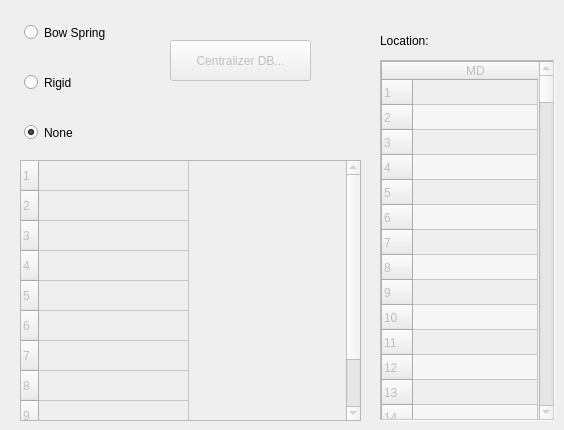
         <widget class="QWidget" name="tab_B">
          <attribute name="title">
           <string>B</string>
          </attribute>
          <widget class="QTableWidget" name="s3CentralizerLocation_tableWidget_B">
           <property name="enabled">
            <bool>false</bool>
           </property>
           <property name="geometry">
            <rect>
             <x>380</x>
             <y>60</y>
             <width>175</width>
             <height>361</height>
            </rect>
           </property>
           <property name="font">
            <font>
             <pointsize>9</pointsize>
            </font>
           </property>
           <property name="styleSheet">
            <string notr="true"/>
           </property>
           <property name="frameShape">
            <enum>QFrame::WinPanel</enum>
           </property>
           <property name="alternatingRowColors">
            <bool>true</bool>
           </property>
           <property name="rowCount">
            <number>1000</number>
           </property>
           <attribute name="horizontalHeaderDefaultSectionSize">
            <number>125</number>
           </attribute>
           <attribute name="verticalHeaderDefaultSectionSize">
            <number>25</number>
           </attribute>
           <row/>
           <row/>
           <row/>
           <row/>
           <row/>
           <row/>
           <row/>
           <row/>
           <row/>
           <row/>
           <row/>
           <row/>
           <row/>
           <row/>
           <row/>
           <row/>
           <row/>
           <row/>
           <row/>
           <row/>
           <row/>
           <row/>
           <row/>
           <row/>
           <row/>
           <row/>
           <row/>
           <row/>
           <row/>
           <row/>
           <row/>
           <row/>
           <row/>
           <row/>
           <row/>
           <row/>
           <row/>
           <row/>
           <row/>
           <row/>
           <row/>
           <row/>
           <row/>
           <row/>
           <row/>
           <row/>
           <row/>
           <row/>
           <row/>
           <row/>
           <row/>
           <row/>
           <row/>
           <row/>
           <row/>
           <row/>
           <row/>
           <row/>
           <row/>
           <row/>
           <row/>
           <row/>
           <row/>
           <row/>
           <row/>
           <row/>
           <row/>
           <row/>
           <row/>
           <row/>
           <row/>
           <row/>
           <row/>
           <row/>
           <row/>
           <row/>
           <row/>
           <row/>
           <row/>
           <row/>
           <row/>
           <row/>
           <row/>
           <row/>
           <row/>
           <row/>
           <row/>
           <row/>
           <row/>
           <row/>
           <row/>
           <row/>
           <row/>
           <row/>
           <row/>
           <row/>
           <row/>
           <row/>
           <row/>
           <row/>
           <row/>
           <row/>
           <row/>
           <row/>
           <row/>
           <row/>
           <row/>
           <row/>
           <row/>
           <row/>
           <row/>
           <row/>
           <row/>
           <row/>
           <row/>
           <row/>
           <row/>
           <row/>
           <row/>
           <row/>
           <row/>
           <row/>
           <row/>
           <row/>
           <row/>
           <row/>
           <row/>
           <row/>
           <row/>
           <row/>
           <row/>
           <row/>
           <row/>
           <row/>
           <row/>
           <row/>
           <row/>
           <row/>
           <row/>
           <row/>
           <row/>
           <row/>
           <row/>
           <row/>
           <row/>
           <row/>
           <row/>
           <row/>
           <row/>
           <row/>
           <row/>
           <row/>
           <row/>
           <row/>
           <row/>
           <row/>
           <row/>
           <row/>
           <row/>
           <row/>
           <row/>
           <row/>
           <row/>
           <row/>
           <row/>
           <row/>
           <row/>
           <row/>
           <row/>
           <row/>
           <row/>
           <row/>
           <row/>
           <row/>
           <row/>
           <row/>
           <row/>
           <row/>
           <row/>
           <row/>
           <row/>
           <row/>
           <row/>
           <row/>
           <row/>
           <row/>
           <row/>
           <row/>
           <row/>
           <row/>
           <row/>
           <row/>
           <row/>
           <row/>
           <row/>
           <row/>
           <row/>
           <row/>
           <row/>
           <row/>
           <row/>
           <row/>
           <row/>
           <row/>
           <row/>
           <row/>
           <row/>
           <row/>
           <row/>
           <row/>
           <row/>
           <row/>
           <row/>
           <row/>
           <row/>
           <row/>
           <row/>
           <row/>
           <row/>
           <row/>
           <row/>
           <row/>
           <row/>
           <row/>
           <row/>
           <row/>
           <row/>
           <row/>
           <row/>
           <row/>
           <row/>
           <row/>
           <row/>
           <row/>
           <row/>
           <row/>
           <row/>
           <row/>
           <row/>
           <row/>
           <row/>
           <row/>
           <row/>
           <row/>
           <row/>
           <row/>
           <row/>
           <row/>
           <row/>
           <row/>
           <row/>
           <row/>
           <row/>
           <row/>
           <row/>
           <row/>
           <row/>
           <row/>
           <row/>
           <row/>
           <row/>
           <row/>
           <row/>
           <row/>
           <row/>
           <row/>
           <row/>
           <row/>
           <row/>
           <row/>
           <row/>
           <row/>
           <row/>
           <row/>
           <row/>
           <row/>
           <row/>
           <row/>
           <row/>
           <row/>
           <row/>
           <row/>
           <row/>
           <row/>
           <row/>
           <row/>
           <row/>
           <row/>
           <row/>
           <row/>
           <row/>
           <row/>
           <row/>
           <row/>
           <row/>
           <row/>
           <row/>
           <row/>
           <row/>
           <row/>
           <row/>
           <row/>
           <row/>
           <row/>
           <row/>
           <row/>
           <row/>
           <row/>
           <row/>
           <row/>
           <row/>
           <row/>
           <row/>
           <row/>
           <row/>
           <row/>
           <row/>
           <row/>
           <row/>
           <row/>
           <row/>
           <row/>
           <row/>
           <row/>
           <row/>
           <row/>
           <row/>
           <row/>
           <row/>
           <row/>
           <row/>
           <row/>
           <row/>
           <row/>
           <row/>
           <row/>
           <row/>
           <row/>
           <row/>
           <row/>
           <row/>
           <row/>
           <row/>
           <row/>
           <row/>
           <row/>
           <row/>
           <row/>
           <row/>
           <row/>
           <row/>
           <row/>
           <row/>
           <row/>
           <row/>
           <row/>
           <row/>
           <row/>
           <row/>
           <row/>
           <row/>
           <row/>
           <row/>
           <row/>
           <row/>
           <row/>
           <row/>
           <row/>
           <row/>
           <row/>
           <row/>
           <row/>
           <row/>
           <row/>
           <row/>
           <row/>
           <row/>
           <row/>
           <row/>
           <row/>
           <row/>
           <row/>
           <row/>
           <row/>
           <row/>
           <row/>
           <row/>
           <row/>
           <row/>
           <row/>
           <row/>
           <row/>
           <row/>
           <row/>
           <row/>
           <row/>
           <row/>
           <row/>
           <row/>
           <row/>
           <row/>
           <row/>
           <row/>
           <row/>
           <row/>
           <row/>
           <row/>
           <row/>
           <row/>
           <row/>
           <row/>
           <row/>
           <row/>
           <row/>
           <row/>
           <row/>
           <row/>
           <row/>
           <row/>
           <row/>
           <row/>
           <row/>
           <row/>
           <row/>
           <row/>
           <row/>
           <row/>
           <row/>
           <row/>
           <row/>
           <row/>
           <row/>
           <row/>
           <row/>
           <row/>
           <row/>
           <row/>
           <row/>
           <row/>
           <row/>
           <row/>
           <row/>
           <row/>
           <row/>
           <row/>
           <row/>
           <row/>
           <row/>
           <row/>
           <row/>
           <row/>
           <row/>
           <row/>
           <row/>
           <row/>
           <row/>
           <row/>
           <row/>
           <row/>
           <row/>
           <row/>
           <row/>
           <row/>
           <row/>
           <row/>
           <row/>
           <row/>
           <row/>
           <row/>
           <row/>
           <row/>
           <row/>
           <row/>
           <row/>
           <row/>
           <row/>
           <row/>
           <row/>
           <row/>
           <row/>
           <row/>
           <row/>
           <row/>
           <row/>
           <row/>
           <row/>
           <row/>
           <row/>
           <row/>
           <row/>
           <row/>
           <row/>
           <row/>
           <row/>
           <row/>
           <row/>
           <row/>
           <row/>
           <row/>
           <row/>
           <row/>
           <row/>
           <row/>
           <row/>
           <row/>
           <row/>
           <row/>
           <row/>
           <row/>
           <row/>
           <row/>
           <row/>
           <row/>
           <row/>
           <row/>
           <row/>
           <row/>
           <row/>
           <row/>
           <row/>
           <row/>
           <row/>
           <row/>
           <row/>
           <row/>
           <row/>
           <row/>
           <row/>
           <row/>
           <row/>
           <row/>
           <row/>
           <row/>
           <row/>
           <row/>
           <row/>
           <row/>
           <row/>
           <row/>
           <row/>
           <row/>
           <row/>
           <row/>
           <row/>
           <row/>
           <row/>
           <row/>
           <row/>
           <row/>
           <row/>
           <row/>
           <row/>
           <row/>
           <row/>
           <row/>
           <row/>
           <row/>
           <row/>
           <row/>
           <row/>
           <row/>
           <row/>
           <row/>
           <row/>
           <row/>
           <row/>
           <row/>
           <row/>
           <row/>
           <row/>
           <row/>
           <row/>
           <row/>
           <row/>
           <row/>
           <row/>
           <row/>
           <row/>
           <row/>
           <row/>
           <row/>
           <row/>
           <row/>
           <row/>
           <row/>
           <row/>
           <row/>
           <row/>
           <row/>
           <row/>
           <row/>
           <row/>
           <row/>
           <row/>
           <row/>
           <row/>
           <row/>
           <row/>
           <row/>
           <row/>
           <row/>
           <row/>
           <row/>
           <row/>
           <row/>
           <row/>
           <row/>
           <row/>
           <row/>
           <row/>
           <row/>
           <row/>
           <row/>
           <row/>
           <row/>
           <row/>
           <row/>
           <row/>
           <row/>
           <row/>
           <row/>
           <row/>
           <row/>
           <row/>
           <row/>
           <row/>
           <row/>
           <row/>
           <row/>
           <row/>
           <row/>
           <row/>
           <row/>
           <row/>
           <row/>
           <row/>
           <row/>
           <row/>
           <row/>
           <row/>
           <row/>
           <row/>
           <row/>
           <row/>
           <row/>
           <row/>
           <row/>
           <row/>
           <row/>
           <row/>
           <row/>
           <row/>
           <row/>
           <row/>
           <row/>
           <row/>
           <row/>
           <row/>
           <row/>
           <row/>
           <row/>
           <row/>
           <row/>
           <row/>
           <row/>
           <row/>
           <row/>
           <row/>
           <row/>
           <row/>
           <row/>
           <row/>
           <row/>
           <row/>
           <row/>
           <row/>
           <row/>
           <row/>
           <row/>
           <row/>
           <row/>
           <row/>
           <row/>
           <row/>
           <row/>
           <row/>
           <row/>
           <row/>
           <row/>
           <row/>
           <row/>
           <row/>
           <row/>
           <row/>
           <row/>
           <row/>
           <row/>
           <row/>
           <row/>
           <row/>
           <row/>
           <row/>
           <row/>
           <row/>
           <row/>
           <row/>
           <row/>
           <row/>
           <row/>
           <row/>
           <row/>
           <row/>
           <row/>
           <row/>
           <row/>
           <row/>
           <row/>
           <row/>
           <row/>
           <row/>
           <row/>
           <row/>
           <row/>
           <row/>
           <row/>
           <row/>
           <row/>
           <row/>
           <row/>
           <row/>
           <row/>
           <row/>
           <row/>
           <row/>
           <row/>
           <row/>
           <row/>
           <row/>
           <row/>
           <row/>
           <row/>
           <row/>
           <row/>
           <row/>
           <row/>
           <row/>
           <row/>
           <row/>
           <row/>
           <row/>
           <row/>
           <row/>
           <row/>
           <row/>
           <row/>
           <row/>
           <row/>
           <row/>
           <row/>
           <row/>
           <row/>
           <row/>
           <row/>
           <row/>
           <row/>
           <row/>
           <row/>
           <row/>
           <row/>
           <row/>
           <row/>
           <row/>
           <row/>
           <row/>
           <row/>
           <row/>
           <row/>
           <row/>
           <row/>
           <row/>
           <row/>
           <row/>
           <row/>
           <row/>
           <row/>
           <row/>
           <row/>
           <row/>
           <row/>
           <row/>
           <row/>
           <row/>
           <row/>
           <row/>
           <row/>
           <row/>
           <row/>
           <row/>
           <row/>
           <row/>
           <row/>
           <row/>
           <row/>
           <row/>
           <row/>
           <row/>
           <row/>
           <row/>
           <row/>
           <row/>
           <row/>
           <row/>
           <row/>
           <row/>
           <row/>
           <row/>
           <row/>
           <row/>
           <row/>
           <row/>
           <row/>
           <row/>
           <row/>
           <row/>
           <row/>
           <row/>
           <row/>
           <row/>
           <row/>
           <row/>
           <row/>
           <row/>
           <row/>
           <row/>
           <row/>
           <row/>
           <row/>
           <row/>
           <row/>
           <row/>
           <row/>
           <row/>
           <row/>
           <row/>
           <row/>
           <row/>
           <row/>
           <row/>
           <row/>
           <row/>
           <row/>
           <row/>
           <row/>
           <row/>
           <row/>
           <row/>
           <row/>
           <row/>
           <row/>
           <row/>
           <row/>
           <row/>
           <row/>
           <row/>
           <row/>
           <row/>
           <row/>
           <row/>
           <row/>
           <row/>
           <row/>
           <row/>
           <row/>
           <row/>
           <row/>
           <row/>
           <row/>
           <row/>
           <row/>
           <row/>
           <row/>
           <row/>
           <row/>
           <row/>
           <row/>
           <row/>
           <row/>
           <row/>
           <row/>
           <row/>
           <row/>
           <row/>
           <row/>
           <row/>
           <row/>
           <row/>
           <row/>
           <row/>
           <row/>
           <row/>
           <row/>
           <row/>
           <row/>
           <row/>
           <row/>
           <row/>
           <row/>
           <row/>
           <row/>
           <row/>
           <row/>
           <row/>
           <row/>
           <row/>
           <row/>
           <row/>
           <row/>
           <row/>
           <row/>
           <row/>
           <row/>
           <row/>
           <row/>
           <row/>
           <row/>
           <row/>
           <row/>
           <row/>
           <row/>
           <row/>
           <row/>
           <row/>
           <row/>
           <row/>
           <row/>
           <row/>
           <row/>
           <row/>
           <row/>
           <row/>
           <row/>
           <row/>
           <row/>
           <row/>
           <row/>
           <row/>
           <row/>
           <row/>
           <row/>
           <row/>
           <row/>
           <row/>
           <row/>
           <row/>
           <row/>
           <row/>
           <row/>
           <row/>
           <row/>
           <row/>
           <row/>
           <row/>
           <row/>
           <row/>
           <row/>
           <row/>
           <row/>
           <row/>
           <row/>
           <row/>
           <row/>
           <row/>
           <row/>
           <row/>
           <row/>
           <row/>
           <row/>
           <row/>
           <row/>
           <row/>
           <row/>
           <row/>
           <row/>
           <row/>
           <row/>
           <row/>
           <row/>
           <row/>
           <row/>
           <row/>
           <row/>
           <row/>
           <row/>
           <row/>
           <row/>
           <row/>
           <row/>
           <row/>
           <row/>
           <row/>
           <column>
            <property name="text">
             <string>MD</string>
            </property>
           </column>
          </widget>
          <widget class="QTableWidget" name="s3CentralizerRunningForce_tableWidget_B">
           <property name="enabled">
            <bool>false</bool>
           </property>
           <property name="geometry">
            <rect>
             <x>50</x>
             <y>210</y>
             <width>293</width>
             <height>158</height>
            </rect>
           </property>
           <property name="font">
            <font>
             <pointsize>9</pointsize>
            </font>
           </property>
           <property name="styleSheet">
            <string notr="true"/>
           </property>
           <property name="frameShape">
            <enum>QFrame::WinPanel</enum>
           </property>
           <property name="alternatingRowColors">
            <bool>true</bool>
           </property>
           <property name="rowCount">
            <number>10</number>
           </property>
           <attribute name="horizontalHeaderDefaultSectionSize">
            <number>120</number>
           </attribute>
           <attribute name="horizontalHeaderMinimumSectionSize">
            <number>100</number>
           </attribute>
           <attribute name="verticalHeaderDefaultSectionSize">
            <number>25</number>
           </attribute>
           <row/>
           <row/>
           <row/>
           <row/>
           <row/>
           <row/>
           <row/>
           <row/>
           <row/>
           <row/>
           <column>
            <property name="text">
             <string>Hole ID</string>
            </property>
           </column>
           <column>
            <property name="text">
             <string>Running F.</string>
            </property>
           </column>
          </widget>
          <widget class="QRadioButton" name="s3RigidCentralizer_radioButton_B">
           <property name="geometry">
            <rect>
             <x>24</x>
             <y>70</y>
             <width>64</width>
             <height>25</height>
            </rect>
           </property>
           <property name="text">
            <string>Rigid</string>
           </property>
          </widget>
          <widget class="QTableWidget" name="s3CentralizerProperties_tableWidget_B">
           <property name="enabled">
            <bool>false</bool>
           </property>
           <property name="geometry">
            <rect>
             <x>20</x>
             <y>160</y>
             <width>341</width>
             <height>261</height>
            </rect>
           </property>
           <property name="focusPolicy">
            <enum>Qt::WheelFocus</enum>
           </property>
           <property name="rowCount">
            <number>10</number>
           </property>
           <property name="columnCount">
            <number>1</number>
           </property>
           <attribute name="horizontalHeaderVisible">
            <bool>false</bool>
           </attribute>
           <attribute name="horizontalHeaderDefaultSectionSize">
            <number>150</number>
           </attribute>
           <attribute name="horizontalHeaderMinimumSectionSize">
            <number>120</number>
           </attribute>
           <attribute name="verticalHeaderDefaultSectionSize">
            <number>30</number>
           </attribute>
           <attribute name="verticalHeaderMinimumSectionSize">
            <number>28</number>
           </attribute>
           <row/>
           <row/>
           <row/>
           <row/>
           <row/>
           <row/>
           <row/>
           <row/>
           <row/>
           <row/>
           <column/>
          </widget>
          <widget class="QPushButton" name="s3CentralizerDB_pushButton_B">
           <property name="enabled">
            <bool>false</bool>
           </property>
           <property name="geometry">
            <rect>
             <x>170</x>
             <y>40</y>
             <width>141</width>
             <height>41</height>
            </rect>
           </property>
           <property name="text">
            <string>Centralizer DB...</string>
           </property>
          </widget>
          <widget class="QRadioButton" name="s3BowSpringCentralizer_radioButton_B">
           <property name="geometry">
            <rect>
             <x>24</x>
             <y>20</y>
             <width>109</width>
             <height>25</height>
            </rect>
           </property>
           <property name="text">
            <string>Bow Spring</string>
           </property>
          </widget>
          <widget class="QLabel" name="s3Location_label_B">
           <property name="geometry">
            <rect>
             <x>380</x>
             <y>30</y>
             <width>71</width>
             <height>21</height>
            </rect>
           </property>
           <property name="text">
            <string>Location:</string>
           </property>
          </widget>
          <widget class="QRadioButton" name="s3NoneCentralizer_radioButton_B">
           <property name="geometry">
            <rect>
             <x>24</x>
             <y>120</y>
             <width>95</width>
             <height>25</height>
            </rect>
           </property>
           <property name="text">
            <string>None</string>
           </property>
           <property name="checked">
            <bool>true</bool>
           </property>
          </widget>
         </widget>
